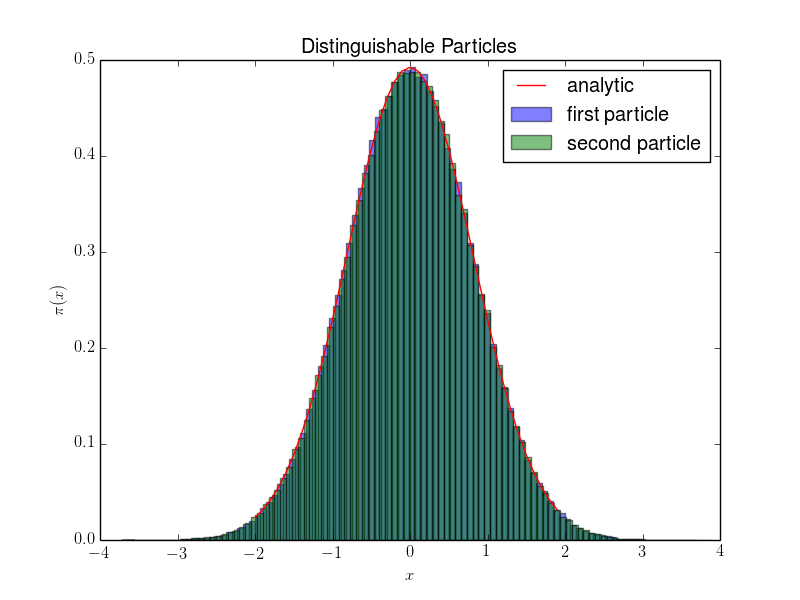

Write Python code to recreate this figure.
import math, random, pylab
import numpy as np

from matplotlib import rc
rc('font',**{'family':'sans-serif','sans-serif':['Helvetica']})
## for Palatino and other serif fonts use:
#rc('font',**{'family':'serif','serif':['Palatino']})
rc('text', usetex=True)

def levy_harmonic_path(k):
    x = [random.gauss(0.0, 1.0 / math.sqrt(2.0 * math.tanh(k * beta / 2.0)))]
    if k == 2:
        Ups1 = 2.0 / math.tanh(beta)
        Ups2 = 2.0 * x[0] / math.sinh(beta)
        x.append(random.gauss(Ups2 / Ups1, 1.0 / math.sqrt(Ups1)))
    return x[:]

def pi_x(x, beta):
    sigma = 1.0 / math.sqrt(2.0 * math.tanh(beta / 2.0))
    return np.exp(-x ** 2 / (2.0 * sigma ** 2)) / np.sqrt(2.0 * np.pi) / sigma


beta = 2.0
nsteps = 1000000
low = levy_harmonic_path(2)
high = low[:]
data = []
for step in xrange(nsteps):
    k = random.choice([0, 1])
    low[k] = levy_harmonic_path(1)[0]
    high[k] = low[k]
    data.append([low[0],low[1]])
    

data_np=np.array(data)
pylab.hist(data_np[:,0],bins=100,alpha=0.5,normed=True,label='first particle')
pylab.hist(data_np[:,1],bins=100,alpha=0.5,normed=True,label='second particle')
pylab.plot(np.arange(-2,2,.1),pi_x(np.arange(-2,2,.1),beta),label='analytic')
pylab.xlabel(r'$x$')
pylab.ylabel(r'$\pi(x)$')
pylab.title('Distinguishable Particles')
pylab.legend()
pylab.savefig('A1.png')